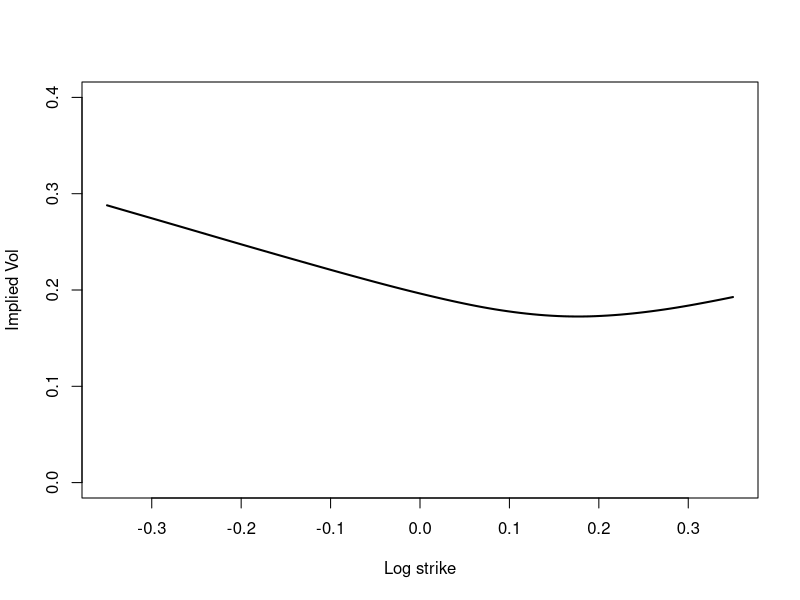

Write the R code that produced this figure.
rm(list=ls())
library(MASS)
library(parallel)

bstar <- function(k, alpha){
  result <- ((k^(alpha+1) - (k-1)^(alpha+1)) / (alpha+1)) ^ (1/alpha)
  return(result)
}

BSImpliedVolCall <- function(S0, K, T, r, C)
{
  nK <- length(K);
  sigmaL <- rep(1e-10,nK);
  CL <- BSFormula(S0, K, T, r, sigmaL);
  sigmaH <- rep(10,nK);
  CH <- BSFormula(S0, K, T, r, sigmaH);
  while (mean(sigmaH - sigmaL) > 1e-10)
  {
    sigma <- (sigmaL + sigmaH)/2;
    CM <- BSFormula(S0, K, T, r, sigma);
    CL <- CL + (CM < C)*(CM-CL);
    sigmaL <- sigmaL + (CM < C)*(sigma-sigmaL);
    CH <- CH + (CM >= C)*(CM-CH);
    sigmaH <- sigmaH + (CM >= C)*(sigma-sigmaH);
  }
  return(sigma);
  
}

MyImpliedVolCall <- function(S0, K, T, r, C){
  sigmaL <- 1e-3
  sigmaH <- 10
  while(sigmaH-sigmaL > 1e-10){
    sigma <- (sigmaL + sigmaH)/2
    if(BSFormula(S0, K, T, r, sigma)==C) {break}
    else if(BSFormula(S0, K, T, r, sigma)>C) {sigmaH <- sigma}
    else{
      sigmaL <- sigma
    }
  }
  return(sigma)
}

BSFormula <- function(S0, K, T, r, sigma)
{
  x <- log(S0/K)+r*T;
  sig <- sigma*sqrt(T);
  d1 <- x/sig+sig/2;
  d2 <- d1 - sig;
  pv <- exp(-r*T);
  return( S0*pnorm(d1) - pv*K*pnorm(d2));
}

hybridScheme <- function(params){
  
  S0 <- params$S0
  xi <- params$xi
  eta <- params$eta
  alpha <- params$alpha
  rho <- params$rho
  
  #n = 100
  #kappa = 1
  covMatrix <- function(n, kappa){
    ### generate the covariance matrix
    ### @param n: the distance between two points is 1/n
    ### @param kappa: how many power low terms to include around zero
    
    sigma <- matrix(0, nrow=kappa+1, ncol=kappa+1)
    sigma[1,1] <- 1/n
    if(kappa==0){
      return (sigma)
    }
    else{
      for(j in 2:(kappa+1)){
        sigma[1, j] <- ((j-1)^(alpha+1)-(j-2)^(alpha+1)) / ((alpha+1)*n^(alpha+1))
        sigma[j, 1] <- ((j-1)^(alpha+1)-(j-2)^(alpha+1)) / ((alpha+1)*n^(alpha+1))
      }
      for(j in 2:(kappa+1)){
        for(k in 2:(kappa+1)){
          if(j==k){
            sigma[j,k] <- ((j-1)^(2*alpha+1)-(j-2)^(2*alpha+1)) / ((2*alpha+1)*n^(2*alpha+1))
          }
          
        }
      }
      return(sigma)
    }
  }
  
  Simulation <- function(n, kappa, T, W, Z, Gamma, tseq){
    #print(W)
    if(kappa==0){Y2 <- convolve(Gamma, rev(W), type="open")[1:floor(n*T)]}
    else{Y2 <- convolve(Gamma, rev(W[,1]), type="open")[1:floor(n*T)]}
    
    Y1 <- rep(0, floor(n*T))
    
    for(i in 1:floor(n*T)){
      Y1[i] <-0
      if (kappa!=0 ){
        for (k in 1:min(i,kappa)){
          Y1[i] = Y1[i] + W[i+1-k,k+1]
        }
      }
    }
    Y <- Y1+Y2 ## The simulated series of main interst
    v <- xi*exp(eta*sqrt(2*alpha+1)*Y - tseq)
    v <- c(xi, v[1:length(v)-1])
    S <- S0 * exp(sum(v^0.5*Z) - 1/2*sum(v)/n)
    return(S)
  }
  
  MC <- function(N, n, kappa, T){
    Gamma <- sapply(seq(1:floor(n*T)), function(x){(bstar(x, alpha)/n)^alpha}) 
    if(kappa!=0) {Gamma[1:kappa] <- 0}
    tseq <- eta*eta/2*sapply(seq(1:floor(n*T)),function(x){(x/n)^(2*alpha+1)})
    steps <- floor(n*T)
    W <- mvrnorm(steps*N, mu=rep(0, kappa+1), Sigma=covMatrix(n, kappa))
    Wperp <- rnorm(steps*N, sd=sqrt(1/n))
    Z <- rho * W[,1] + sqrt(1-rho*rho)*Wperp
    return(sapply(seq(1:N), function(loopNum){Simulation(
      n, kappa, T, W[(1+(loopNum-1)*steps):(loopNum*steps),],Z[(1+(loopNum-1)*steps):(loopNum*steps)], Gamma, tseq)}))
    #return(unlist(mclapply(seq(1:N), function(loopNum){Simulation(
    #  n, kappa, T, W[(1+(loopNum-1)*steps):(loopNum*steps),],Z[(1+(loopNum-1)*steps):(loopNum*steps)], Gamma, tseq)}, mc.cores=4)))
  }
  return(MC)
}

impvol <- function(k, st, T){
  payoff <- (st > exp(k)) * (st - exp(k))
  return(BSImpliedVolCall(1, exp(k), T, 0, mean(payoff)))
}




params <- list(S0=1, xi=0.235^2, eta=1.9, alpha=-0.43, rho=-0.9)
T <- 1
n <- 10 # step length is 1/n
paths <- 1e5
kappa <-1
set.seed(9081)

Rprof()
finalPrices <- hybridScheme(params)(paths, n, kappa, T)
Rprof(NULL)
summaryRprof()

summary(finalPrices)



vol <- function(k, finalP){sapply(k, function(x){impvol(x, finalP, T)})}
payoff <- function(k, finalP){sapply(k, function(x){mean((finalP > exp(x)) * (finalP - exp(x)))})}

k<-5
clr<- rainbow(k)
finalP<- list()

curve(vol(x, finalPrices), from=-0.35, to=0.35, col='black', xlab="Log strike", ylab="Implied Vol", ylim= c(0, 0.4) ,lwd=2)
